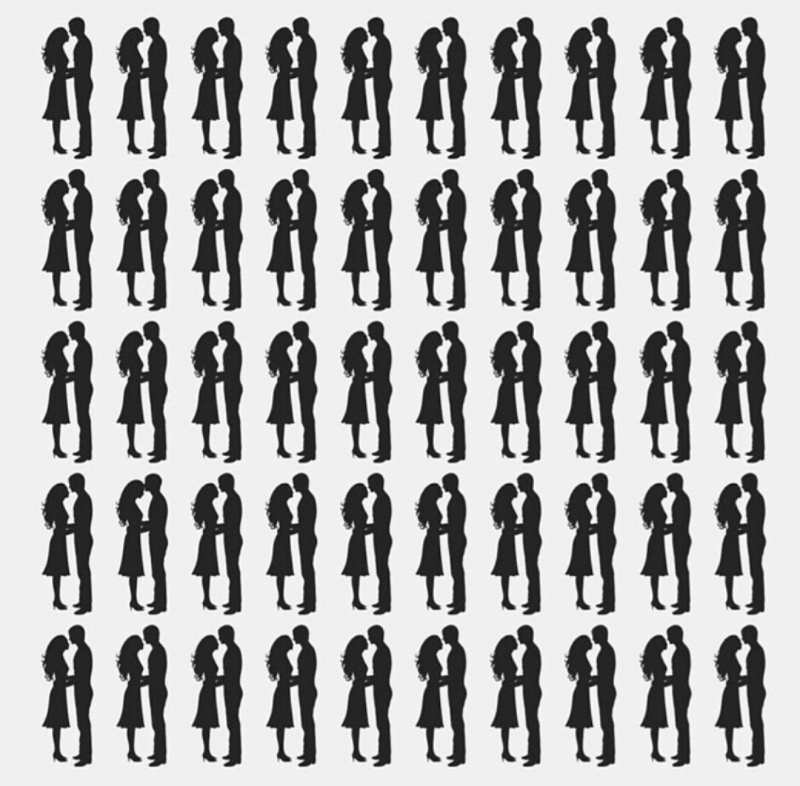
#> input picture Template_Matching/image/example.jpg, 800 x 786 px
$ python example_threshold.py
#> lines starting #> are read from the running program, lines starting #| are printed output that depends on the picture; after the words box and inside, x2 and y2 are one past the last pixel; in counts of white or black regions, pixels touching at a corner belong together
import cv2
import numpy as np

image = cv2.imread('image/example.jpg')
#> image is the input picture: shape (786, 800, 3); min 7, max 255, mean 171.8
image_gray = cv2.cvtColor(image, cv2.COLOR_BGR2GRAY)
template = cv2.imread('image/template.jpg', 0)
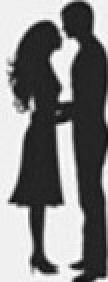
#> input picture Template_Matching/image/template.jpg, 54 x 141 px (shown 2 times larger)
#> template is the input picture: shape (141, 54); min 8, max 255, mean 128.1
w, h = template.shape[::-1]
#> w = 54; h = 141

result = cv2.matchTemplate(image_gray, template, cv2.TM_CCOEFF_NORMED)
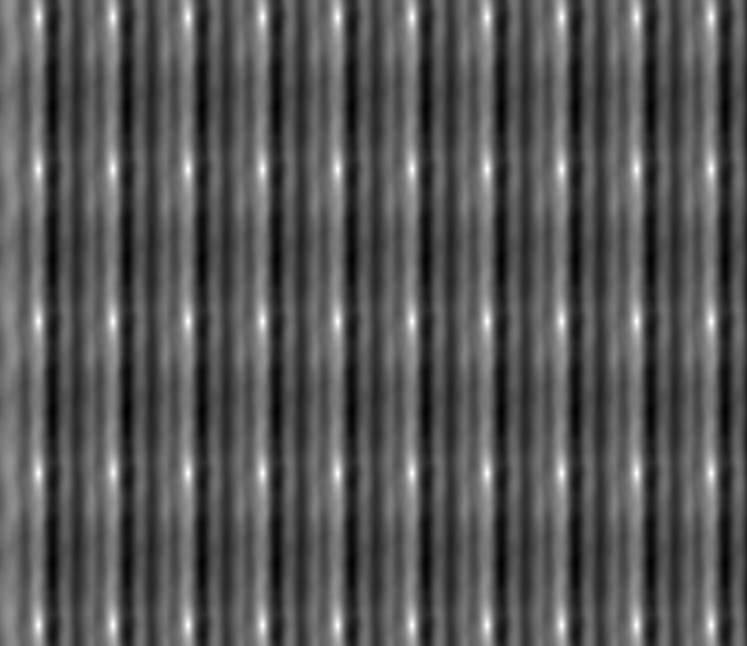
#> result: shape (646, 747) float32; min -0.496, max 1, mean 0.0113; drawn with min black and max white
threshold = 0.95
box_loc = np.where(result >= threshold)
#> box_loc = 242 positions, rows 16 to 626, columns 38 to 711

for box in zip(*box_loc[::-1]):
    startX, startY = box
    endX, endY = startX + w, startY + h
    cv2.rectangle(image, (startX, startY), (endX, endY), (0,0,255), 1)
#> this loop made 242 passes
#> (startX, startY, endX, endY) on passes 1 to 3: (38, 16, 92, 157), (112, 16, 166, 157), (113, 16, 167, 157)
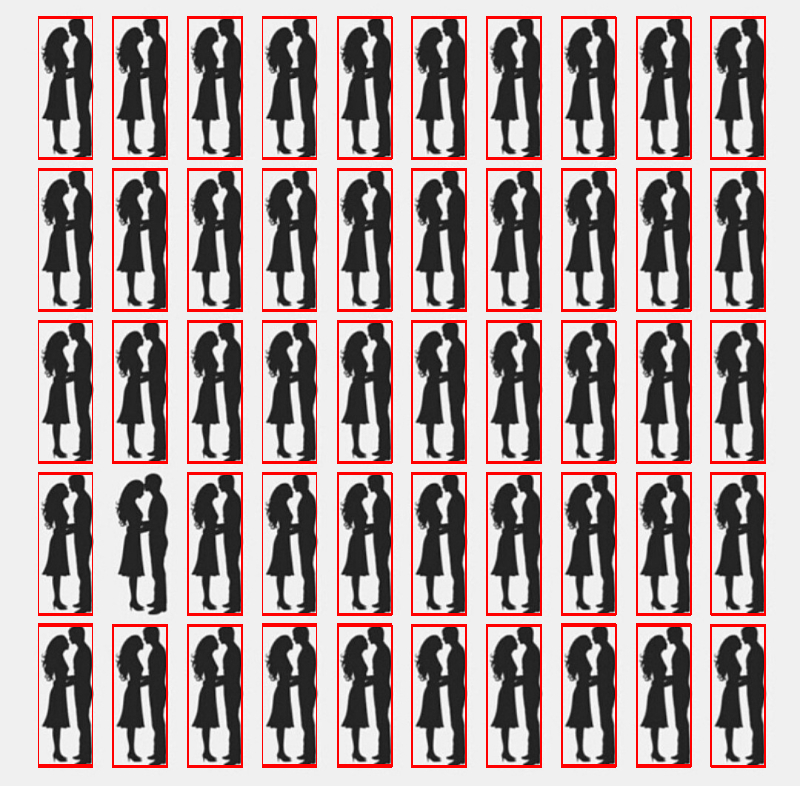
#> image: shape (786, 800, 3); 6.55% of pixels changed, all inside (x1, y1, x2, y2) = (38, 16, 766, 768)

cv2.imwrite('result.png', image)
